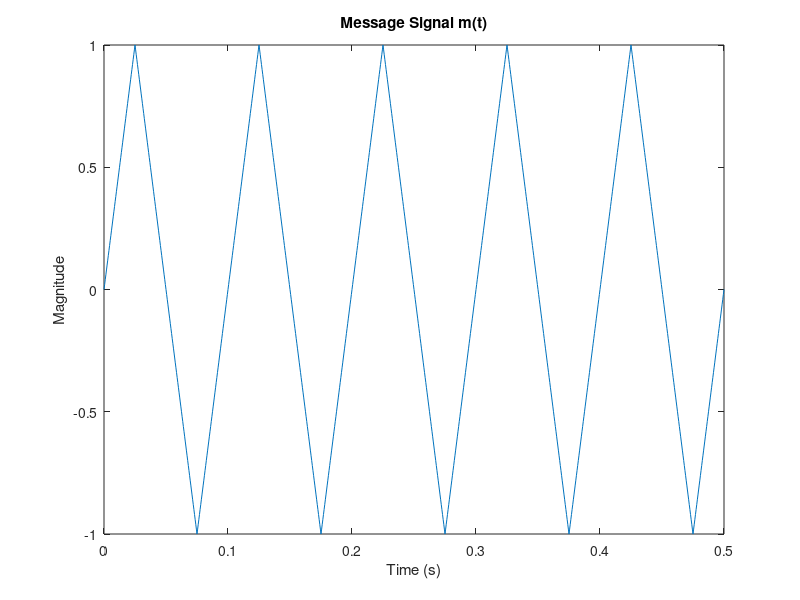
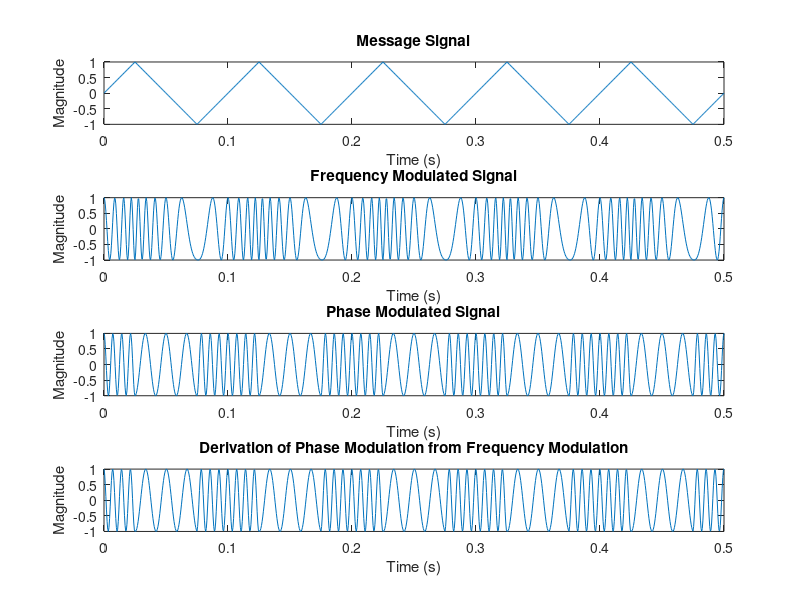
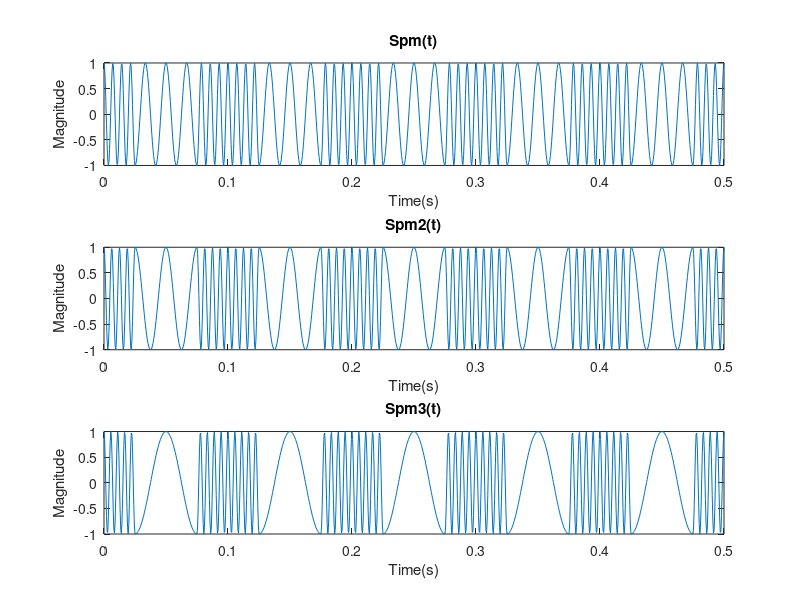
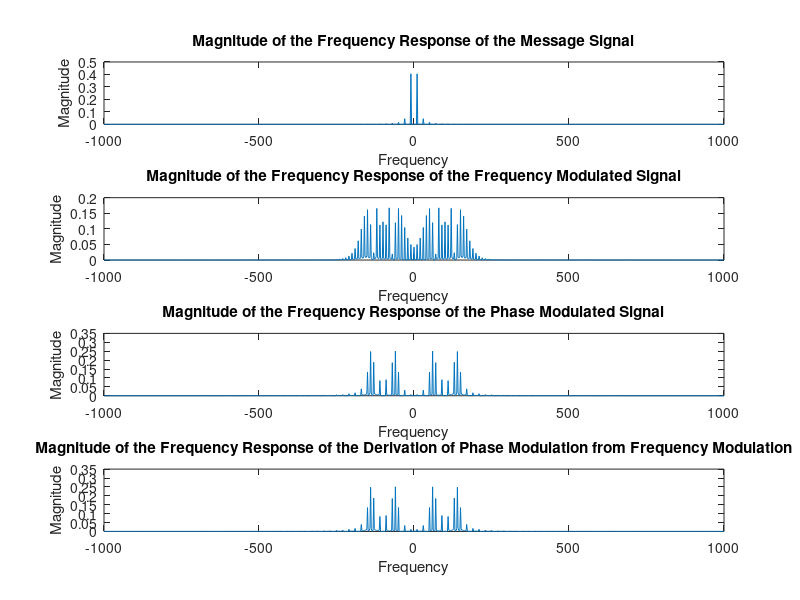

Write MATLAB code to recreate these figures, in order.
Fs = 2000;
fc = 100;
t = 0:1/Fs:0.5;
kf1 = 80;
kf2 = 1;
kp = 2*pi;
kp2 = 3*pi;
kp3 = 4*pi;

N = 1001;

m = sawtooth(2*pi*10*t + pi/2 ,0.5)

figure (1)
plot(t,m)
title('Message Signal m(t)')
xlabel('Time (s)')
ylabel('Magnitude')

c = cos(2*pi*fc*t)

sfm = cos((2*pi*fc*t)+((2*pi*kf1)*(cumsum(m)*(1/Fs))));

spm = cos((2*pi*fc*t)+(kp.*m));
spm2 = cos((2*pi*fc*t)+(kp2.*m));
spm3 = cos((2*pi*fc*t)+(kp3.*m));

diff_m = (1/Fs).*[diff(m),0];

spm_fm = cos((2*pi*fc*t)+((2*pi*kf2)*(cumsum(diff_m)*Fs)));

figure(2)
subplot(411)
plot(t,m)
title('Message Signal')
xlabel('Time (s)')  
ylabel('Magnitude')

subplot(412)
plot(t,sfm)
title('Frequency Modulated Signal')
xlabel('Time (s)')
ylabel('Magnitude')

subplot(413)
plot(t,spm)
title('Phase Modulated Signal')
xlabel('Time (s)')
ylabel('Magnitude')

subplot(414)
plot(t,spm_fm)
title('Derivation of Phase Modulation from Frequency Modulation')
xlabel('Time (s)')
ylabel('Magnitude')

figure(3)
subplot(311)
plot(t,spm)
title('Spm(t)')
xlabel('Time(s)')
ylabel('Magnitude')

subplot(312)
plot(t,spm2)
title('Spm2(t)')
xlabel('Time(s)')
ylabel('Magnitude')

subplot(313)
plot(t,spm3)
title('Spm3(t)')
xlabel('Time(s)')
ylabel('Magnitude')

w = linspace(-Fs/2,Fs/2,N)

mft = abs(fftshift(fft(m)))/N;
sfmft = abs(fftshift(fft(sfm)))/N;
spmft = abs(fftshift(fft(spm)))/N;
spm_fmft = abs(fftshift(fft(spm_fm)))/N;

figure(4)
subplot(411)
plot(w,mft)
title('Magnitude of the Frequency Response of the Message Signal')
xlabel('Frequency')
ylabel('Magnitude')

subplot(412)
plot(w,sfmft)
title('Magnitude of the Frequency Response of the Frequency Modulated Signal')
xlabel('Frequency')
ylabel('Magnitude')

subplot(413)
plot(w,spmft)
title('Magnitude of the Frequency Response of the Phase Modulated Signal')
xlabel('Frequency')
ylabel('Magnitude')

subplot(414)
plot(w,spm_fmft)
title('Magnitude of the Frequency Response of the Derivation of Phase Modulation from Frequency Modulation')
xlabel('Frequency')
ylabel('Magnitude')


